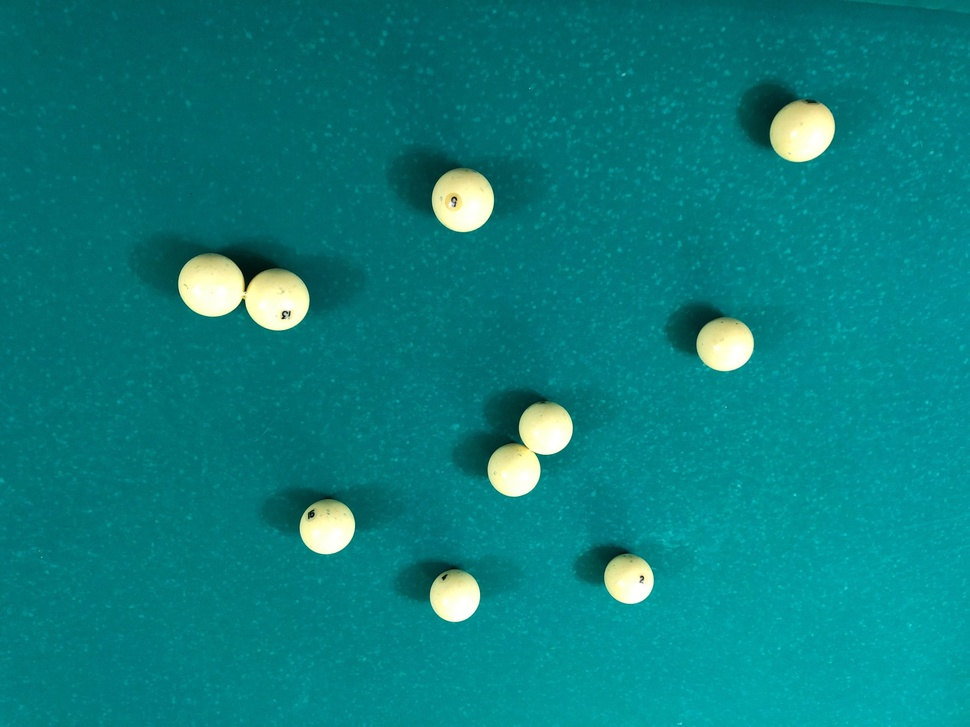
#> input picture whiteballssample.jpg, 970 x 727 px, shrunk from 2016 x 1512 before the run, found by its file name
$ python hw_1.py
#> lines starting #> are read from the running program, lines starting #| are printed output that depends on the picture; after the words box and inside, x2 and y2 are one past the last pixel; in counts of white or black regions, pixels touching at a corner belong together
from skimage import io
import cv2
import numpy as np

url = "https://github.com/andrewiva99/ComputerVision/blob/main/whiteballssample.jpg?raw=true"


def count_balls(url):
    img = io.imread(url)
#> img is the input picture: shape (727, 970, 3); mean R, G, B 10.3, 127.5, 127.7
    img_gray = cv2.cvtColor(img, cv2.COLOR_BGR2GRAY)
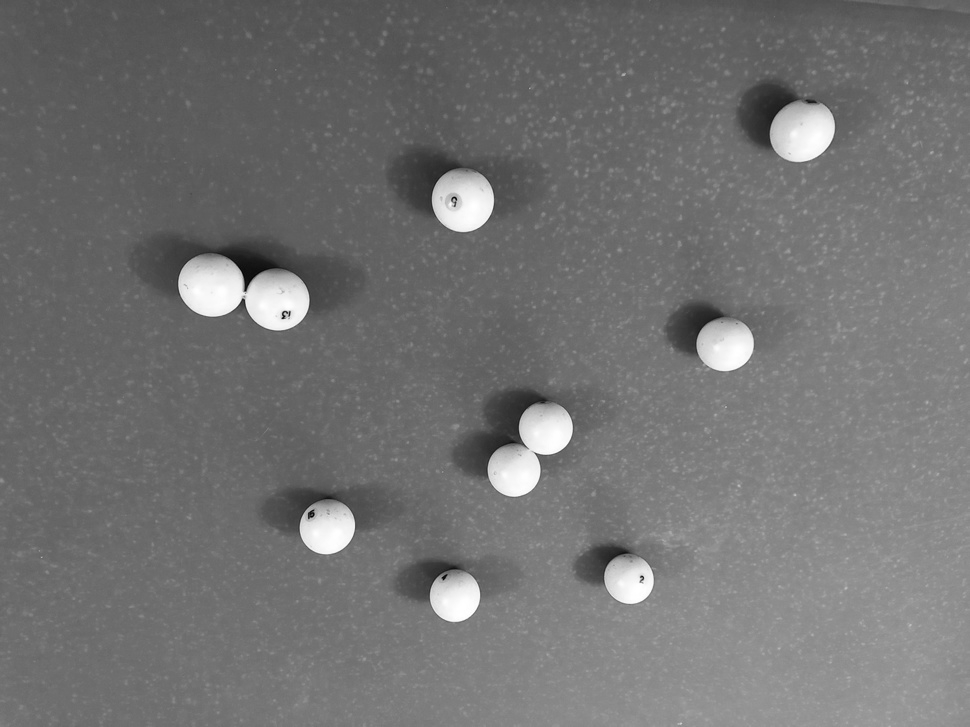
#> img_gray: shape (727, 970); min 3, max 255, mean 114.2
    img = cv2.cvtColor(img, cv2.COLOR_BGR2RGB)

    thresh = 160
    img_binary = cv2.threshold(img_gray, thresh, 255, cv2.THRESH_BINARY)[1]
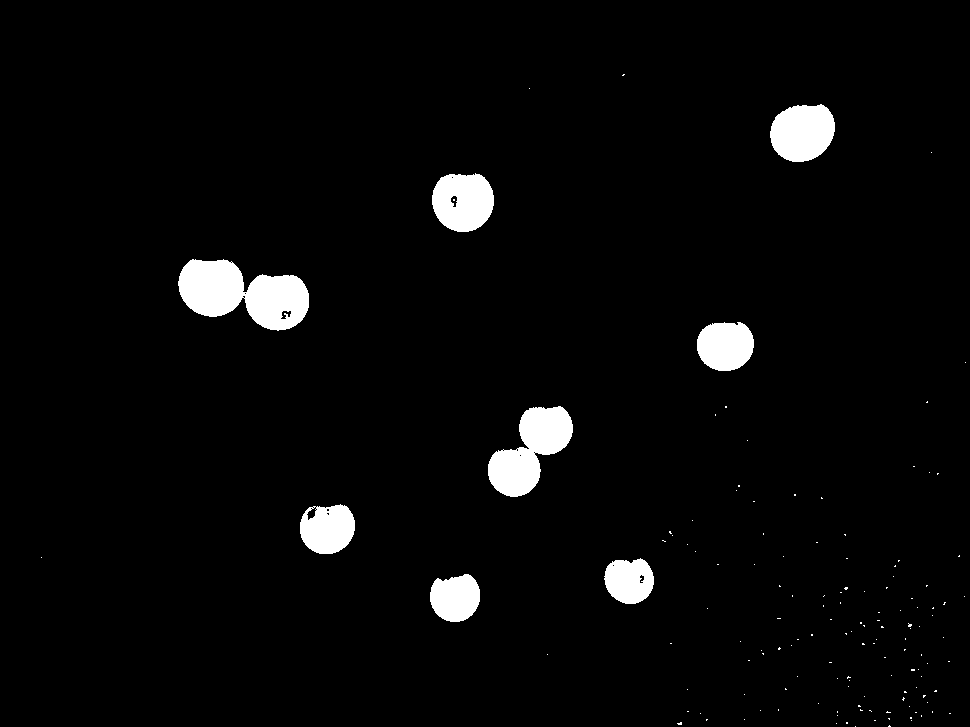
#> img_binary: shape (727, 970); 3.5% white; 140 white regions (132 under 20 px), largest, box (x1, y1, x2, y2) and area: (178, 259, 309, 331) 5948, (488, 406, 573, 497) 4182, (770, 104, 835, 162) 2962
    kernel = cv2.getStructuringElement(cv2.MORPH_ELLIPSE, (10, 10))
    img_binary = cv2.morphologyEx(img_binary, cv2.MORPH_OPEN, kernel)
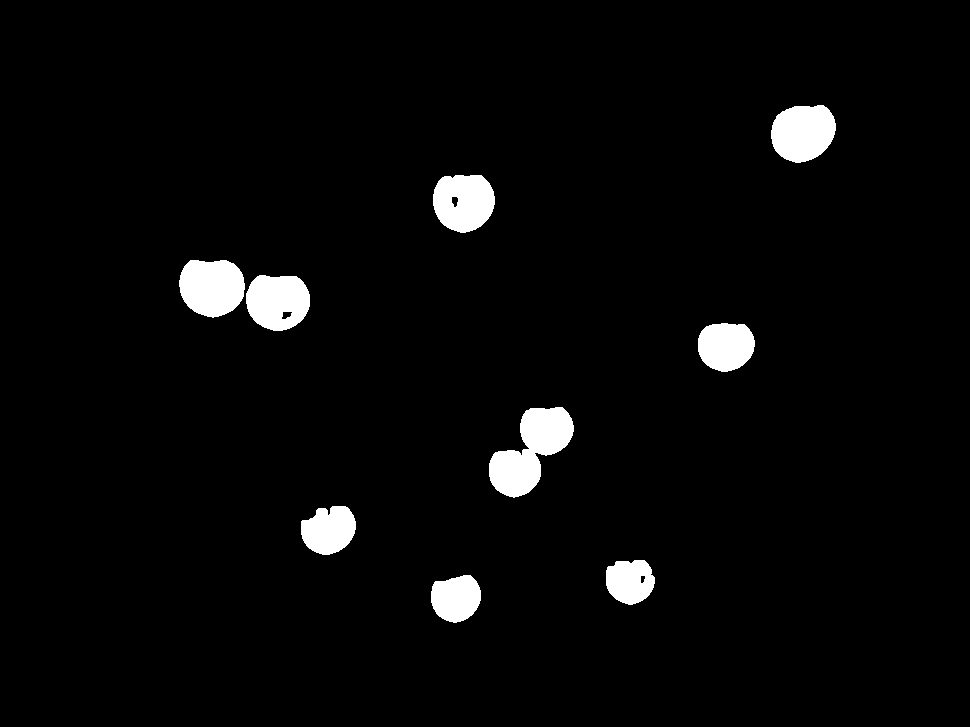
#> img_binary: shape (727, 970); 3.4% white; 9 white regions, largest, box (x1, y1, x2, y2) and area: (489, 407, 574, 498) 4127, (179, 260, 245, 318) 3058, (771, 105, 836, 163) 2952

    circles = cv2.HoughCircles(img_binary, cv2.HOUGH_GRADIENT, 1, 60,
                               param1=50, param2=13, minRadius=0, maxRadius=80)
#> circles = [[277.5, 297.5, 32.7], [462.5, 199.5, 31.1], [326.5, 525.5, 28.6], [724.5, 342.5, 28.4], [208.5, 284.5, 30.2], [800.5, 133.5, 30.1], [629.5, 580.5, 23], [454.5, 596.5, 25.4], [516.5, 469.5, 28.7]]
    circles = np.uint16(np.around(circles))
#> circles = [[278, 298, 33], [462, 200, 31], [326, 526, 29], [724, 342, 28], [208, 284, 30], [800, 134, 30], [630, 580, 23], [454, 596, 25], [516, 470, 29]]
    for i in circles[0, :]:
        cv2.circle(img, (i[0], i[1]), i[2], (0, 0, 255), 3)
#> this loop made 9 passes
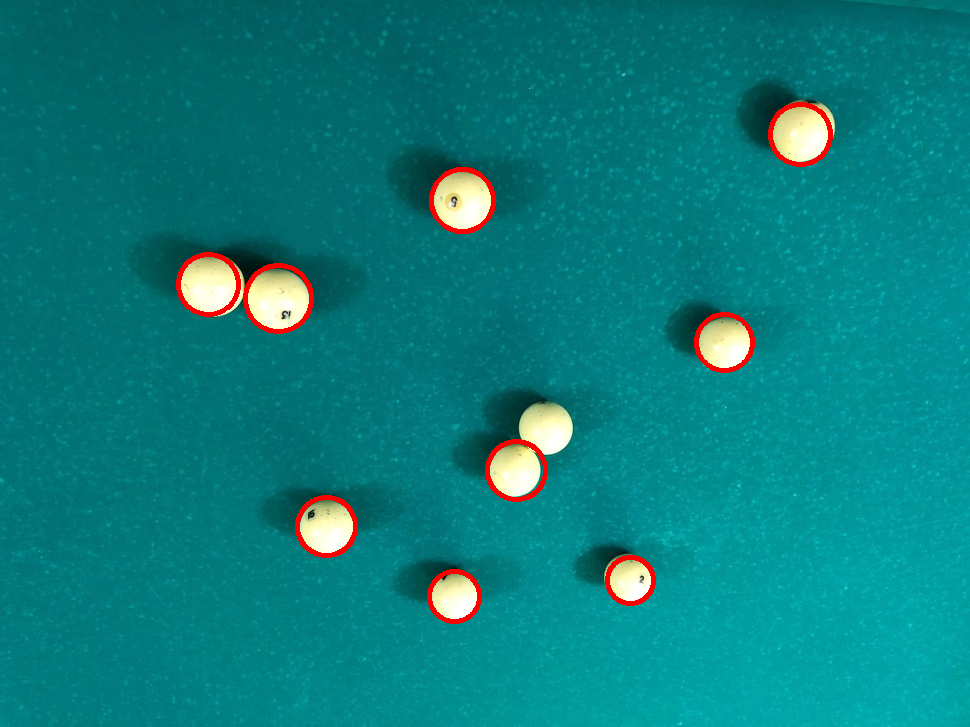
#> img: shape (727, 970, 3); mean B, G, R 126.3, 125.7, 12

    rad = [el[2] for el in circles[0, :]]
#> rad = [33, 31, 29, 28, 30, 30, 23, 25, 29]
    count = len(rad)
#> count = 9
    print("Количество шаров:", count)
#| Количество шаров: 9
    print("Средний радиус:", int(np.mean(rad)))
#| Средний радиус: 28
    print("Дисперсия:", round(np.var(rad), 3))
#| Дисперсия: 8.222

    cv2.namedWindow("image", cv2.WINDOW_NORMAL)
    cv2.imshow('image', img)
    cv2.waitKey(0)
    cv2.destroyAllWindows()


if __name__ == "__main__":
    count_balls(url)
